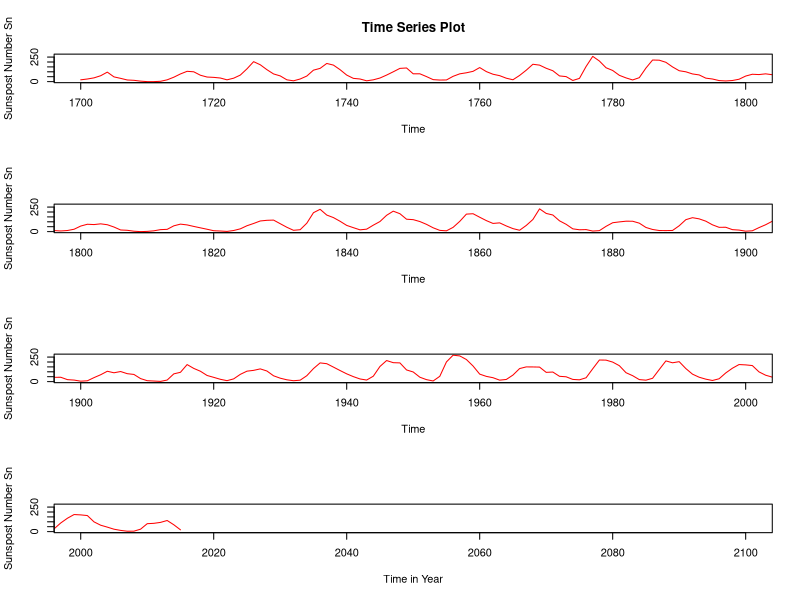
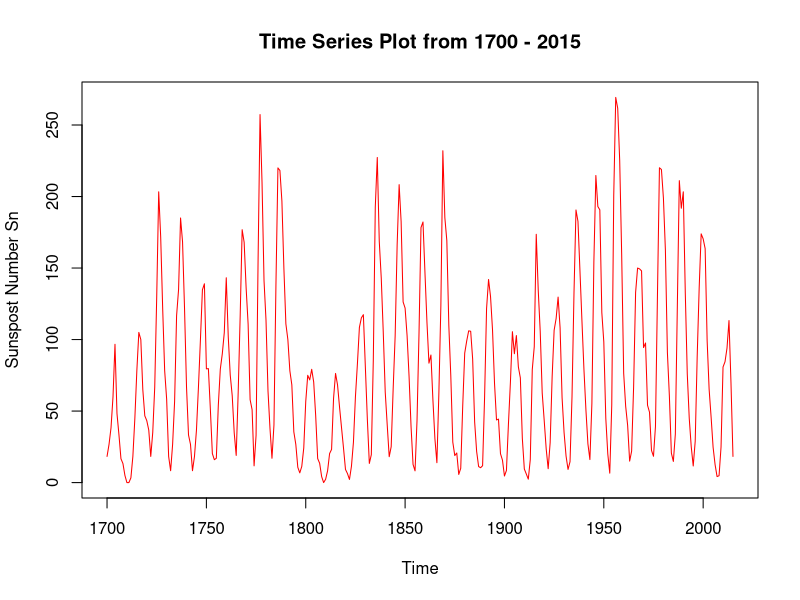
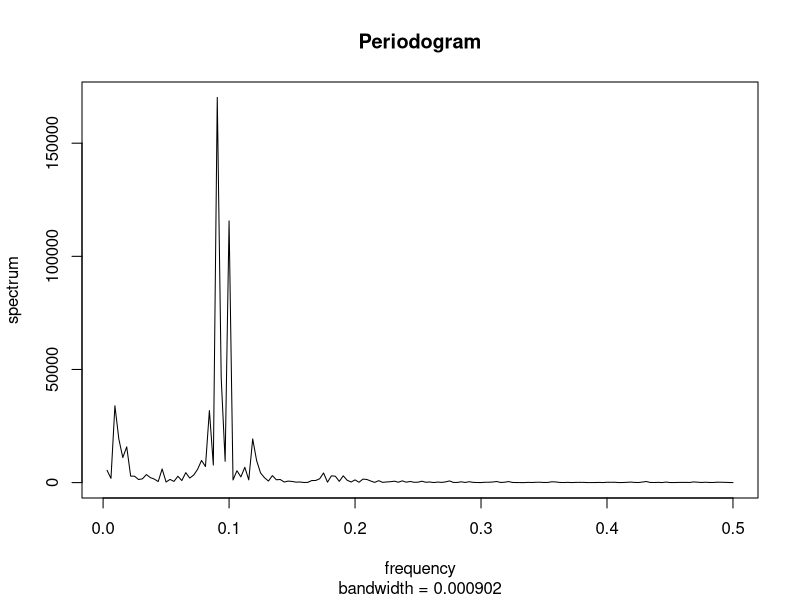
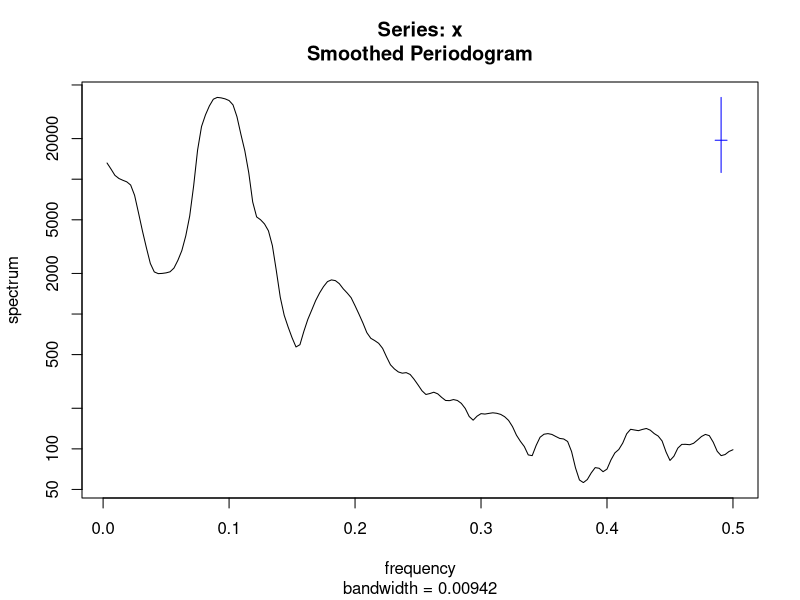
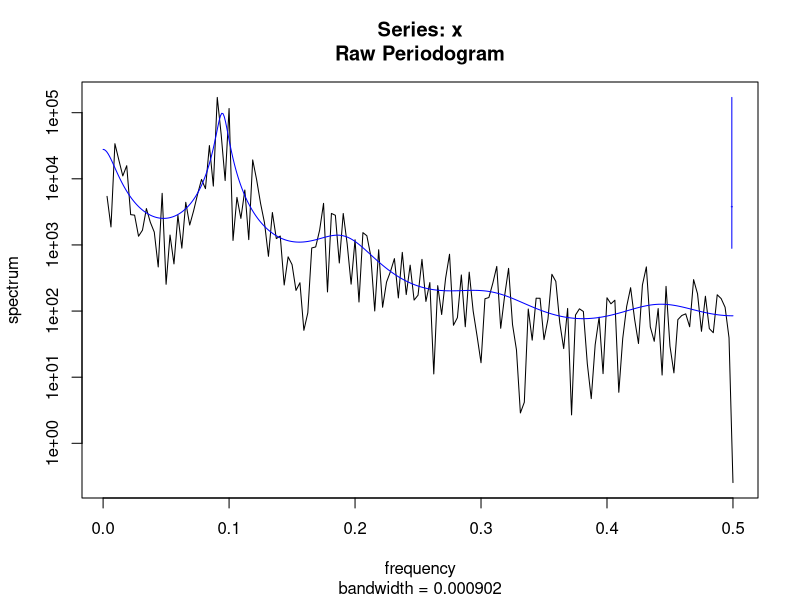
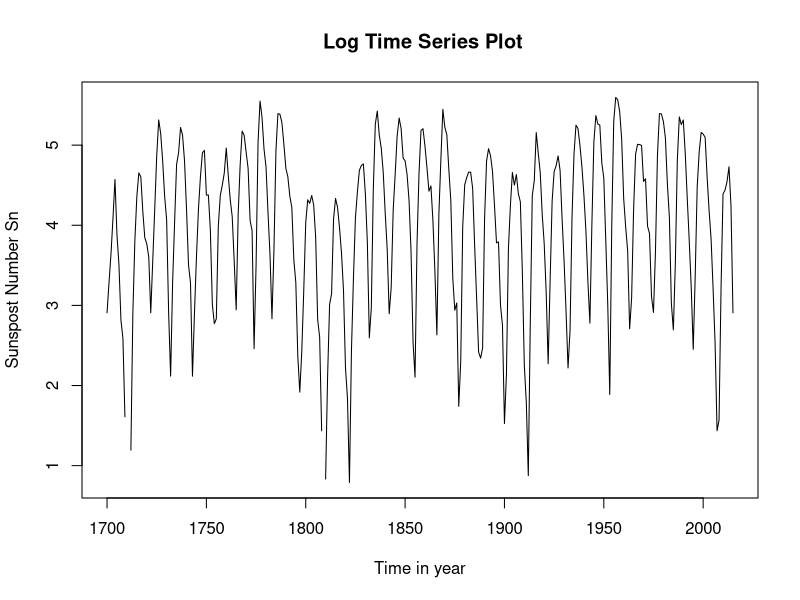
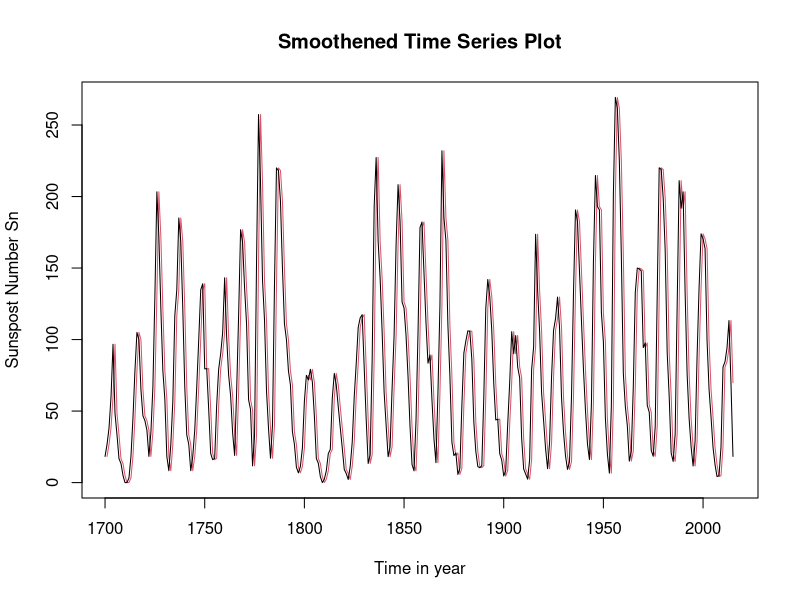
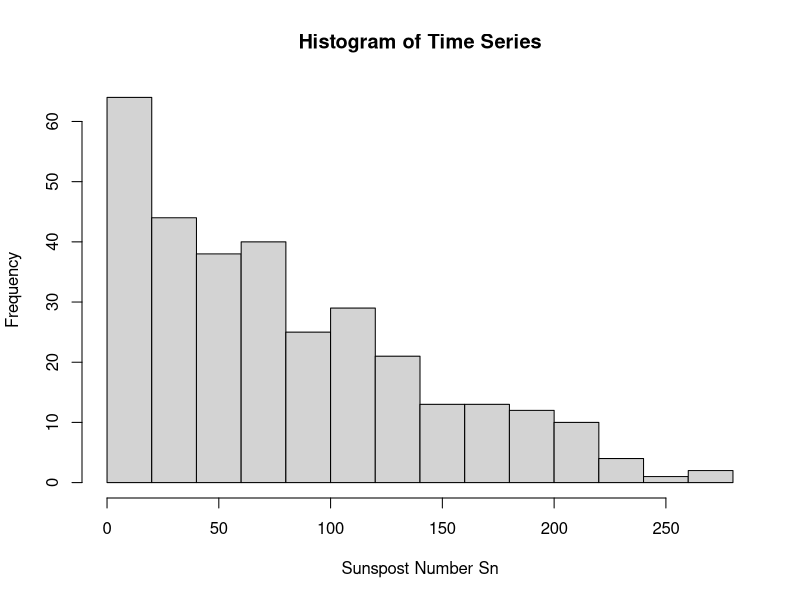

These charts were generated, in order, by the following R code: (Note: this script raises an error after producing the figures.)
library(TTR)
library(forecast)
require(graphics)
#a <- read.csv("sunspots.csv",header=TRUE)
#use another file to repeat the process
a <- read.csv("sslong.csv",header=TRUE)


kingstimeseries <- ts(a, start = 1700, end = 2015, freq = 1)
#plot(a, type="l", lwd=2, col="red", xlab="time", ylab="closing values",main="TUI AG", ylim=c(0,60) )
par(mfrow=c(4,1))
plot.ts(kingstimeseries, xlim = c(1700,1800), xpd=FALSE, col ="red",main="Time Series Plot", ylab="Sunspost Number Sn")
plot.ts(kingstimeseries, xlim = c(1800,1900), xpd=FALSE, col ="red",ylab="Sunspost Number Sn")
plot.ts(kingstimeseries, xlim = c(1900,2000), xpd=FALSE, col ="red", ylab="Sunspost Number Sn")
plot.ts(kingstimeseries, xlim = c(2000,2100), xpd=FALSE, col ="red", xlab="Time in Year", ylab="Sunspost Number Sn")
par(mfrow=c(1,1))
plot.ts(kingstimeseries, xlim = c(1700,2015), xpd=FALSE, col ="red",main="Time Series Plot from 1700 - 2015", ylab="Sunspost Number Sn")
z=spec.pgram(kingstimeseries,main="Periodogram", log="no")

spectrum(kingstimeseries,spans = c(3,10))
spectrum(kingstimeseries)
spec.ar(kingstimeseries,  method = "mle", add = TRUE, col = "blue")

logsouvenirtimeseries <- log(kingstimeseries)
plot.ts(logsouvenirtimeseries, main=" Log Time Series Plot", xlab="Time in year", ylab="Sunspost Number Sn")


b <- HoltWinters(kingstimeseries, beta=FALSE, gamma= FALSE)
plot(b,main="Smoothened Time Series Plot", xlab="Time in year", ylab="Sunspost Number Sn")

#acf(log(a), main="Correlation function of Time Series Plot", xlab="Time in week", ylab="Sunspost Number Sn")
hist(kingstimeseries,main="Histogram of Time Series", xlab="Sunspost Number Sn" )

pacfRes <- pacf(a, main="Partial Autocorrelation Series Plot", xlab="Time in year", ylab="Sunspost Number Sn")  # partial autocorrelation

decomposedRes <- decompose(kingstimeseries, type="mult")
plot(decomposedRes)

smadf <- SMA(kingstimeseries, 4)
plot(smadf,main="Time Series Plot", xlab="Time in week", ylab="")
forecasteddf <- forecast(smadf,20)
plot(forecasteddf,main=" Forecasted Time Series Plot", xlab="Time in Year", ylab="")

